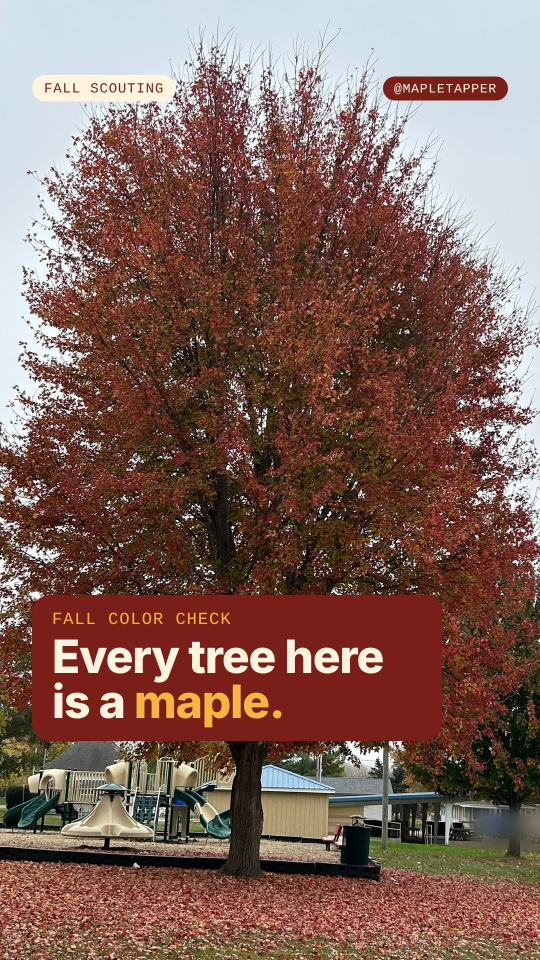
#> input picture reels/covers/EveryColor-cover.jpg, 1080 x 1920 px, given in place of c1_seg.png, which was not available (shown at 1/2 size)
$ python covers.py
#> lines starting #> are read from the running program, lines starting #| are printed output that depends on the picture
#> (reads studio/reels/words.json from the repository)
### studio/reels/blur.py
#!/usr/bin/env python3
"""Blur houses in pre-rendered Reel segments (1000x750).

Each house is annotated once per segment: {"t": seconds, "box": [x0, y0, x1, y1]} in window pixels. The camera's
own motion (pans, zoom, shake) is estimated frame to frame, so the box follows the house through the whole segment.

usage: blur.py reelN            -> writes reels/reelN/segXb.mp4 for every annotated segment
       blur.py reelN --check    -> contact sheets with the tracked boxes drawn, no video written
"""
import json, subprocess, sys
from pathlib import Path
import cv2
import numpy as np

ROOT = Path("/home/claude/mt/reels")
SIGMA = 7.0          # blur strength (px at 1000 px width): softens, does not smear
FEATHER = 22         # soft edge width (px)
PAD = 10             # grow every box a little


# [70 lines left out: functions motion, boxes_at, not called in this run]


def apply(fr, boxes):
    if not boxes:
        return fr
    mask = np.zeros(fr.shape[:2], np.float32)
    for x0, y0, x1, y1 in boxes:
        mask[y0:y1, x0:x1] = 1.0
    mask = cv2.GaussianBlur(mask, (0, 0), FEATHER / 2.5)
    mask = np.clip(mask * 1.6, 0, 1)[..., None]       # solid inside, soft at the edges
    bl = cv2.GaussianBlur(fr, (0, 0), SIGMA)
    return (fr * (1 - mask) + bl * mask).astype(np.uint8)


# [57 lines left out: function main, not called in this run]


# [2 lines that do not run on import are left out]

### studio/reels/covers.py
#!/usr/bin/env python3
"""Reel cover images (1080x1920). Everything that matters sits inside the 3:4 grid crop (y 240-1680).
Houses in the photos are softened with the same blur the Reels use; saved files carry no metadata."""
import base64
import sys
from pathlib import Path

import cv2
import numpy as np
from PIL import Image
from playwright.sync_api import sync_playwright

sys.path.insert(0, str(Path(__file__).parent))
from build_reel import page, chip, C, DISPLAY, TYPE, GOLD, W, H  # noqa: E402
from blur import apply as blur_apply  # noqa: E402

OUT = Path("/home/claude/mt/deliver")
TMP = Path("/home/claude/mt/reels/covers")
U = "/mnt/user-data/uploads/"


def frame(src, t, out):
    import subprocess
    subprocess.run(["ffmpeg", "-v", "error", "-y", "-ss", str(t), "-i", src, "-frames:v", "1", str(out)], check=True)
    return out


R = Path("/home/claude/mt/reels")


def seg_frame(path, t, out):
    """A frame from a pre-rendered (already blurred) Reel segment, so the cover matches the video."""
    import subprocess
    subprocess.run(["ffmpeg", "-v", "error", "-y", "-ss", str(t), "-i", str(path), "-frames:v", "1", str(out)], check=True)
    return out


def prep(src, out, crop=None, blur=()):
    """Crop to 4:3, size to 1000x750, soften the given boxes (window coordinates), save without EXIF."""
    im = Image.open(src).convert("RGB")
    if crop:
        im = im.crop(crop)
    im = im.resize((1000, 750), Image.LANCZOS)
    if blur:
        bgr = cv2.cvtColor(np.array(im), cv2.COLOR_RGB2BGR)
        im = Image.fromarray(cv2.cvtColor(blur_apply(bgr, list(blur)), cv2.COLOR_BGR2RGB))
    im.save(out, quality=92)
    return out


COVERS = [
    dict(name="MapleTapper-Reel-PerfectTappingSpot-cover.png", kicker="Reel · Scouting trees",
         title=f"The perfect<br>tapping {GOLD('spot.')}",
         img=prep(seg_frame(R / "reel1/seg2b.mp4", 7.7, TMP / "c1_seg.png"), TMP / "img1.jpg"),
         foot="Jim's field video"),
    dict(name="MapleTapper-Reel-SugarMapleOrNot-cover.png", kicker="Reel · Tree ID",
         title=f"Sugar maple<br>or {GOLD('not?')}",
         img=prep(U + "378100a0-image.jpg", TMP / "img2.jpg", blur=[(785, 400, 1000, 600)]),
         foot="Jim's field video"),
    dict(name="MapleTapper-Reel-LeafDetective-cover.png", kicker="Reel · Family fun",
         title=f"Before you bag<br>the {GOLD('leaves…')}",
         img=prep(seg_frame(R / "reel3/seg1b.mp4", 2.9, TMP / "c3_seg.png"), TMP / "img3.jpg"),
         foot="Play leaf detective 🔍"),
    dict(name="MapleTapper-Reel-WhyHalfRed-cover.png", kicker="Reel · Tree ID",
         title=f"Why is half<br>this maple {GOLD('red?')}",
         img=prep(frame(U + "IMG_2264.mov", 2.5, TMP / "c_2264_2.5.png"), TMP / "img4.jpg", (240, 0, 1680, 1080)),
         foot="Watch where the sun hits"),
]
#> in prep, im is the input picture: PIL image 1080x1920 RGB; mean R, G, B 128.7, 100.1, 90.7
#> in prep, `im = im.resize((1000, 750), Image.LANCZOS)`:
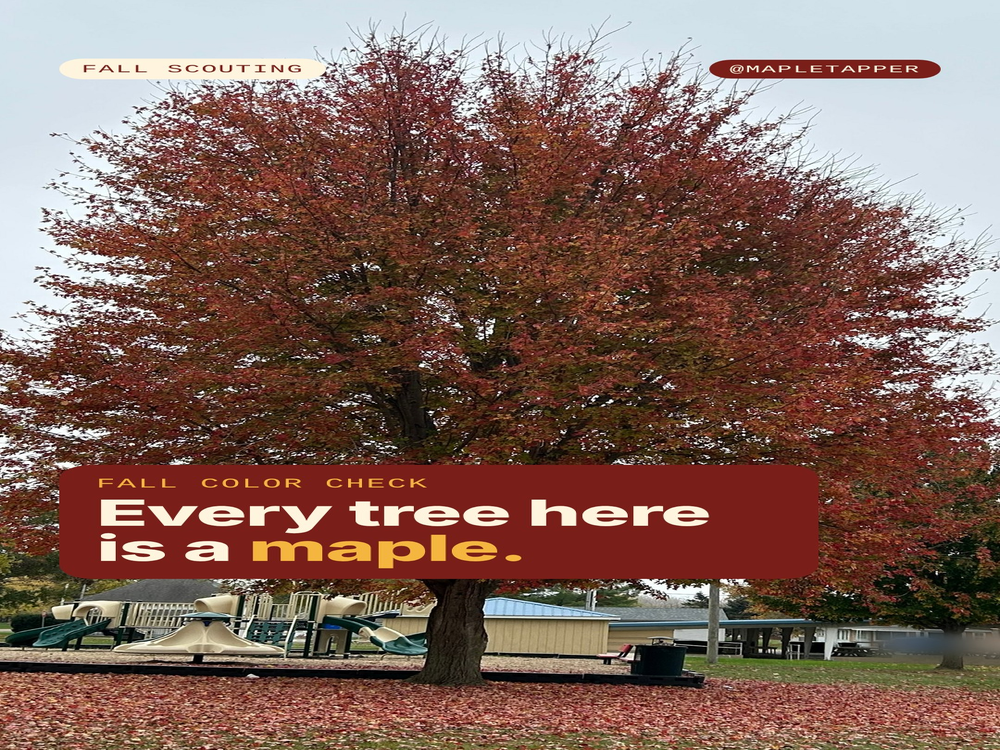
#> im: PIL image 1000x750 RGB; mean R, G, B 128.6, 100.1, 90.8
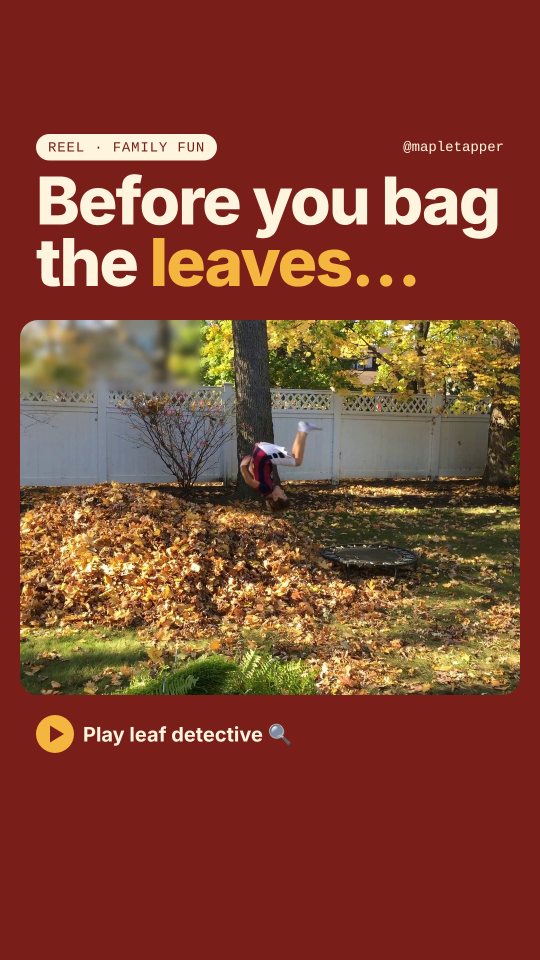
#> input picture reels/covers/LeafDetective-cover.jpg, 1080 x 1920 px, given in place of 378100a0-image.jpg, which was not available (shown at 1/2 size)
#> in prep, im is the input picture: PIL image 1080x1920 RGB; mean R, G, B 128.3, 67, 49
#> in prep (call 2), `im = im.resize((1000, 750), Image.LANCZOS)`:
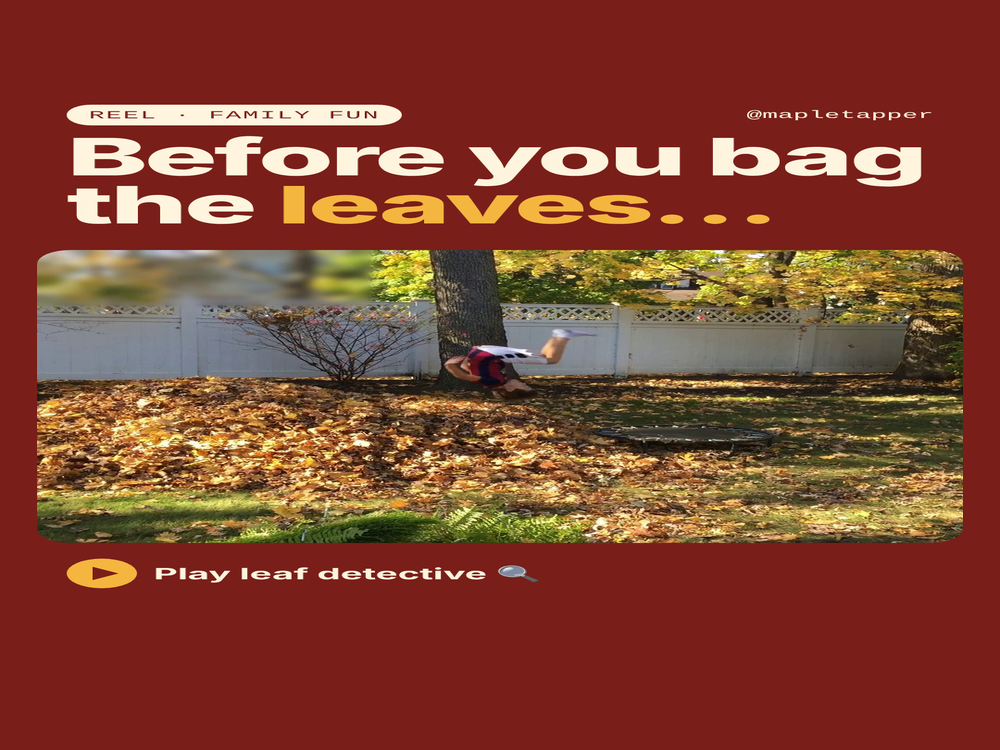
#> im: PIL image 1000x750 RGB; mean R, G, B 128.2, 67, 49
#> in prep (call 2), `bgr = cv2.cvtColor(np.array(im), cv2.COLOR_RGB2BGR)`:
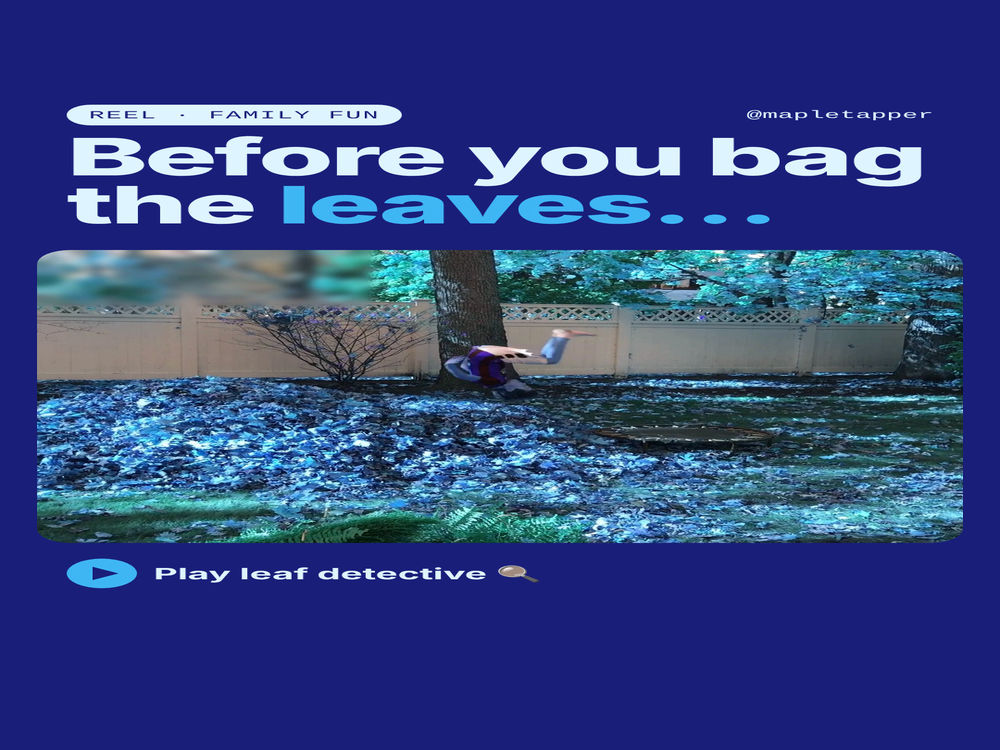
#> bgr: shape (750, 1000, 3); mean R, G, B 49, 67, 128.2
#> in apply, `bl = cv2.GaussianBlur(fr, (0, 0), SIGMA)`:
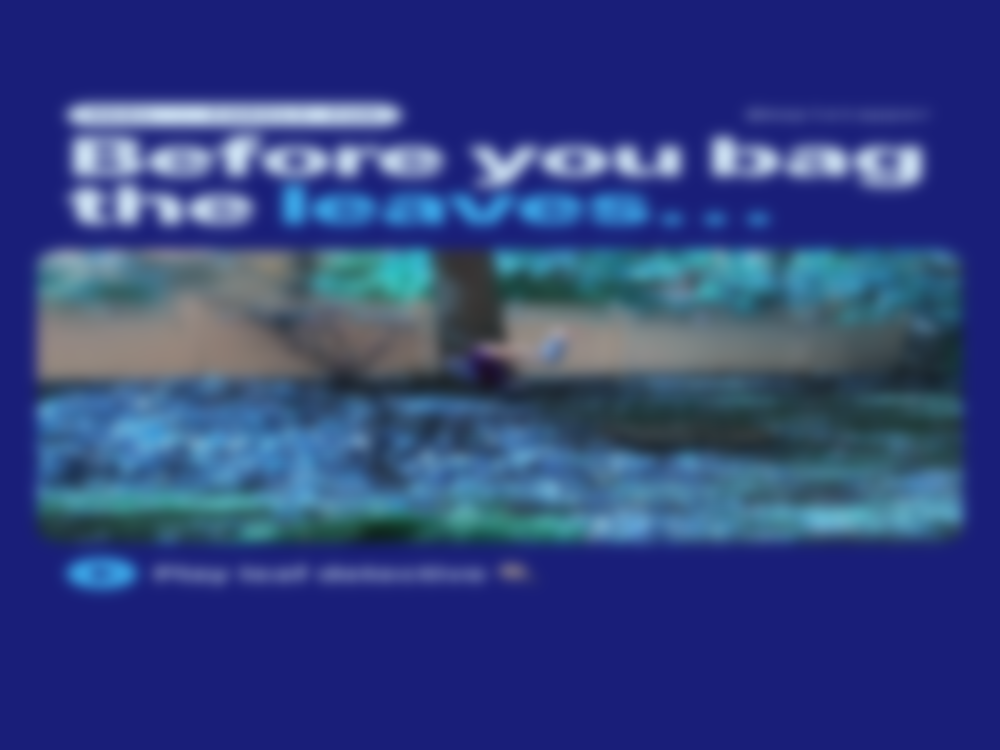
#> bl: shape (750, 1000, 3); mean R, G, B 49, 67, 128.2
#> (the run stopped early here; a loop or call above may not have finished)
